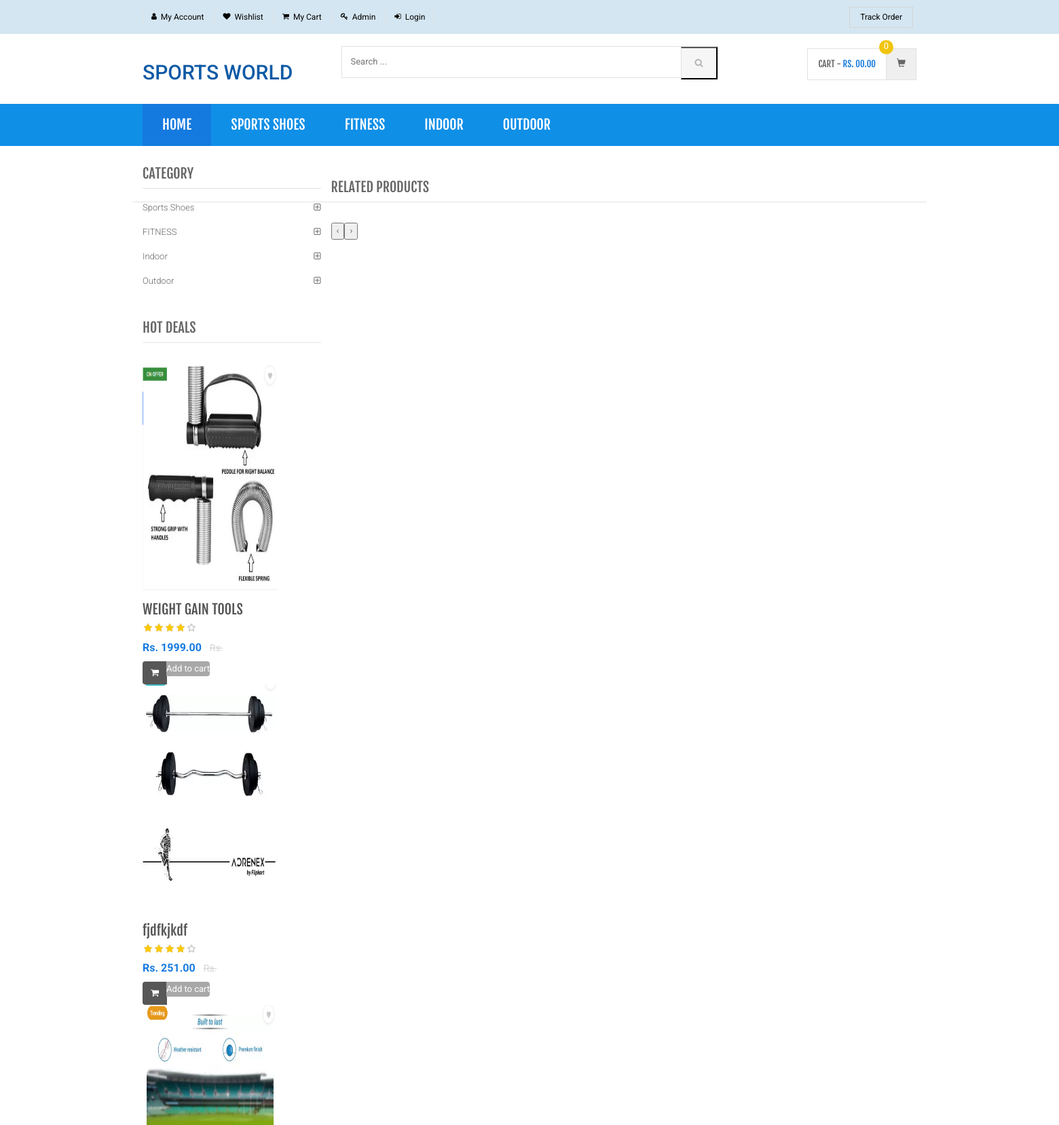
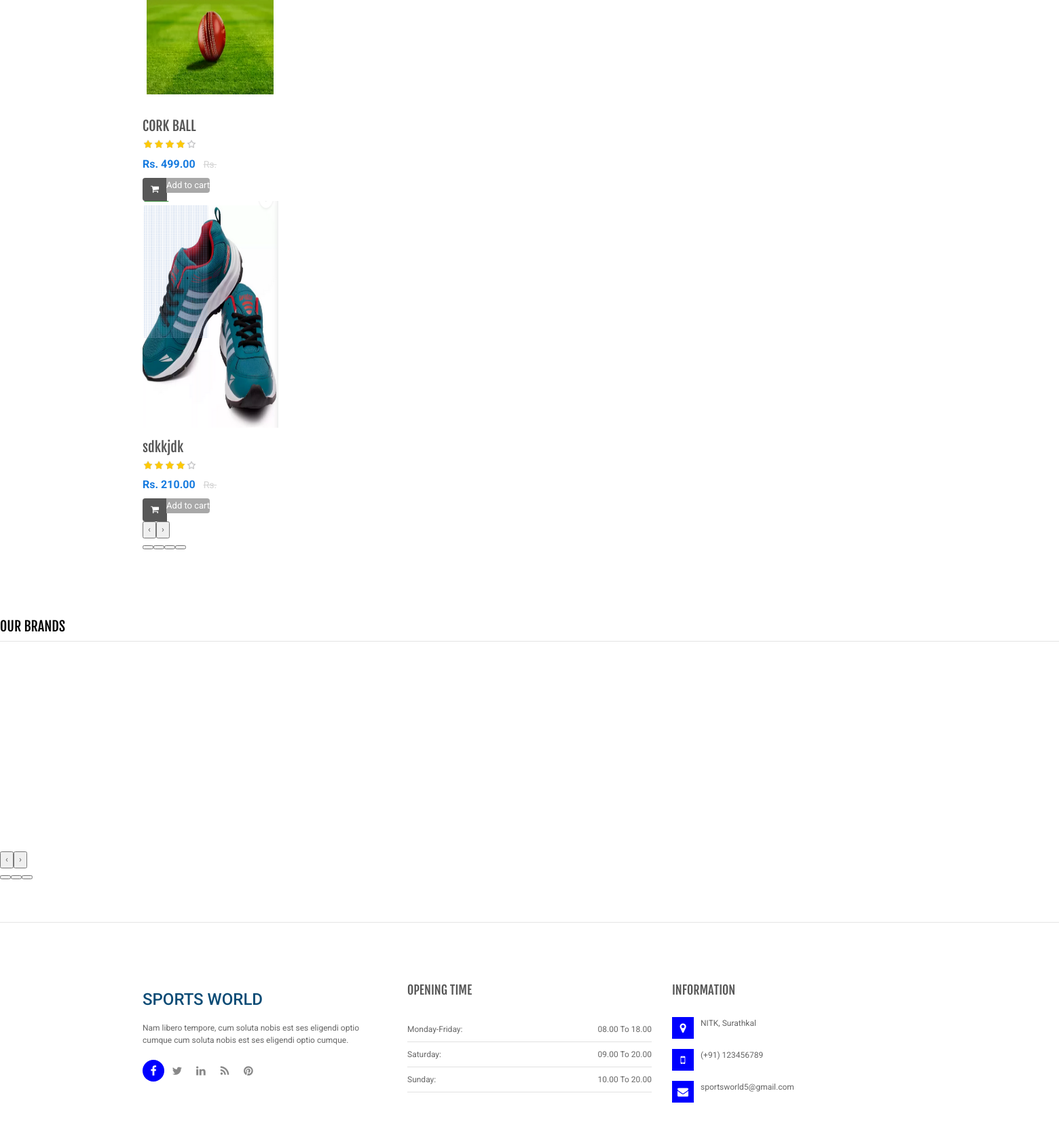
Page /shopping/product-details.php on the committed database (2 pictures, top to bottom).
### tables this page shows
CREATE TABLE `category` (
  `id` int(11) NOT NULL,
  `categoryName` varchar(255) DEFAULT NULL,
  `categoryDescription` longtext DEFAULT NULL,
  `creationDate` timestamp NOT NULL DEFAULT current_timestamp(),
  `updationDate` varchar(255) DEFAULT NULL
);

CREATE TABLE `productimg` (
  `id` int(11) NOT NULL,
  `productImage1` varchar(255) DEFAULT NULL,
  `productImage2` varchar(255) DEFAULT NULL,
  `productImage3` varchar(255) DEFAULT NULL
);

CREATE TABLE `products` (
  `id` int(11) NOT NULL,
  `category` int(11) NOT NULL,
  `subCategory` int(11) DEFAULT NULL,
  `productName` varchar(255) DEFAULT NULL,
  `productCompany` varchar(255) DEFAULT NULL,
  `productPrice` int(11) DEFAULT NULL,
  `productPriceBeforeDiscount` int(11) DEFAULT NULL,
  `productDescription` longtext DEFAULT NULL,
  `shippingCharge` int(11) DEFAULT NULL,
  `productAvailability` varchar(255) DEFAULT NULL,
  `postingDate` timestamp NULL DEFAULT current_timestamp(),
  `updationDate` varchar(255) DEFAULT NULL
);

### shopping/product-details.php (the view, shortened to what this page needs)
<?php
include('includes/config.php');
?>
<!DOCTYPE html>
<html lang="en">
<head>
	<link rel="stylesheet" href="https://cdnjs.cloudflare.com/ajax/libs/twitter-bootstrap/3.2.0/css/bootstrap.min.css">
	<link rel="stylesheet" href="assets/css/main.css">
	<link rel="stylesheet" href="assets/css/green.css">
	<link rel="stylesheet" href="https://cdnjs.cloudflare.com/ajax/libs/owl-carousel/1.3.3/owl.carousel.css">
	<link rel="stylesheet" href="https://cdnjs.cloudflare.com/ajax/libs/owl-carousel/1.3.2/owl.transitions.css">
	<link href="assets/css/lightbox.css" rel="stylesheet">
	<link rel="stylesheet" href="assets/css/animate.min.css">
	<link rel="stylesheet" href="assets/css/rateit.css">
	<link rel="stylesheet" href="https://cdnjs.cloudflare.com/ajax/libs/bootstrap-select/1.6.2/css/bootstrap-select.min.css">
	<link rel="stylesheet" href="assets/css/config.css">
	<link href="assets/css/green.css" rel="alternate stylesheet" title="Green color">
	<link href="assets/css/blue.css" rel="alternate stylesheet" title="Blue color">
	<link href="assets/css/red.css" rel="alternate stylesheet" title="Red color">
	<link href="assets/css/orange.css" rel="alternate stylesheet" title="Orange color">
	<link href="assets/css/dark-green.css" rel="alternate stylesheet" title="Darkgreen color">
	<link rel="stylesheet" href="https://cdnjs.cloudflare.com/ajax/libs/font-awesome/4.2.0/css/font-awesome.min.css">
</head>
<body class="cnt-home">
	<header class="header-style-1">
		<?php include('includes/top-header.php'); ?>
		<?php include('includes/main-header.php'); ?>
		<?php include('includes/menu-bar.php'); ?>
	</header>
	<div class="body-content outer-top-xs">
		<div class='container'>
			<div class='row single-product outer-bottom-sm '>
				<div class='col-md-3 sidebar'>
					<div class="sidebar-module-container">
						<div class="sidebar-widget outer-bottom-xs wow fadeInUp">
							<h3 class="section-title">Category</h3>
							<div class="sidebar-widget-body m-t-10">
								<div class="accordion">
									<?php $sql = mysqli_query($con, "select id,categoryName  from category");
									while ($row = mysqli_fetch_array($sql)) {
										?>
										<div class="accordion-group">
											<div class="accordion-heading">
												<a href="category.php?cid=<?php echo $row['id']; ?>" class="accordion-toggle collapsed">
													<?php echo $row['categoryName']; ?>
												</a>
											</div>
										</div>
									<?php } ?>
								</div>
							</div>
						</div>
						<div class="sidebar-widget hot-deals wow fadeInUp">
							<h3 class="section-title">hot deals</h3>
							<div class="owl-carousel sidebar-carousel custom-carousel owl-theme outer-top-xs">
								<?php
								$ret = mysqli_query($con, "select * from products natural join productimg order by rand() limit 4 ");
								while ($rws = mysqli_fetch_array($ret)) {
									?>
									<div class="item">
										<div class="products">
											<div class="hot-deal-wrapper">
												<div class="image">
													<img src="admin/attachments/<?php echo htmlentities($rws['productImage1']); ?>" width="200" height="334" alt="">
												</div>
											</div>
											<div class="product-info text-left m-t-20">
												<h3 class="name"><a href="product-details.php?pid=<?php echo htmlentities($rws['id']); ?>"><?php echo htmlentities($rws['productName']); ?></a></h3>
												<div class="rating rateit-small"></div>
												<div class="product-price">
													<span class="price">
														Rs. <?php echo htmlentities($rws['productPrice']); ?>.00
													</span>
													<span class="price-before-discount">Rs.<?php echo htmlentities($row['productPriceBeforeDiscount']); ?></span>
												</div>
											</div>
											<div class="cart clearfix animate-effect">
												<div class="action">
													<div class="add-cart-button btn-group">
														<button class="btn btn-primary icon" data-toggle="dropdown" type="button">
															<i class="fa fa-shopping-cart"></i>
														</button>
														<a href="product-details.php?pid=<?php echo htmlentities($rws['id']); ?>" class="lnk btn btn-primary">Add to cart</a>
													</div>
												</div>
											</div>
										</div>
									</div>
								<?php } ?>
							</div>
						</div>
					</div>
				</div>
	<section class="section featured-product wow fadeInUp">
		<h3 class="section-title">Related Products </h3>
		<div class="owl-carousel home-owl-carousel upsell-product custom-carousel owl-theme outer-top-xs">
		</div>
	</section>
	</div>
	</div>
	<?php include('includes/brands-slider.php'); ?>
	</div>
	<?php include('includes/footer.php'); ?>
</body>
</html>

### shopping/includes/menu-bar.php (shortened to what this page needs)
<div class="header-nav animate-dropdown" style="background:#108FE7;">
    <div class="container">
        <div class="yamm navbar navbar-default" role="navigation">
            <div class="nav-bg-class">
                <div class="navbar-collapse collapse" id="mc-horizontal-menu-collapse">
                    <div class="nav-outer">
                        <ul class="nav navbar-nav">
                            <li class="active dropdown yamm-fw">
                                <a href="index.php" data-hover="dropdown" class="dropdown-toggle">Home</a>
                            </li>
                            <?php $sql = mysqli_query($con, "select id,categoryName  from category limit 6");
                            while ($row = mysqli_fetch_array($sql)) {
                                ?>
                                <li class="dropdown yamm">
                                    <a href="category.php?cid=<?php echo $row['id']; ?>"> <?php echo $row['categoryName']; ?></a>
                                </li>
                            <?php } ?>
                        </ul>
                        <div class="clearfix"></div>
                    </div>
                </div>
            </div>
        </div>
    </div>
</div>

### shopping/assets/css/green.css (style rules this page uses)
a { color: #157ADF; }
.header-style-1 .header-nav { background: #157ADF; }
.cnt-home .header-style-1 .header-nav .navbar .navbar-nav > li.active { background: #157ADF; }
.hot-deals .product-info .product-price .price { color: #157ADF; }
.sidebar .sidebar-module-container .sidebar-widget .sidebar-widget-body .accordion .accordion-group .accordion-heading .accordion-toggle, .sidebar .sidebar-module-container .sidebar-widget .sidebar-widget-body .accordion .accordion-group .accordion-heading .accordion-toggle:hover, .sidebar .sidebar-module-container .sidebar-widget .sidebar-widget-body .accordion .accordion-group .accordion-heading .accordion-toggle:focus, .sidebar .sidebar-module-container .sidebar-widget .sidebar-widget-body .accordion .accordion-group .accordion-heading .accordion-toggle:after { color: #157ADF; }

### shopping/assets/css/lightbox.css (style rules this page uses)
body:after { content: url(../images/close.png) url(../images/loading.gif) url(../images/prev.png) url(../images/next.png); display: none; }

### shopping/assets/css/rateit.css (style rules this page uses)
.rateit { display: -moz-inline-box; display: inline-block; position: relative; -webkit-user-select: none; -khtml-user-select: none; -moz-user-select: none; -o-user-select: none; -ms-user-select: none; user-select: none; -webkit-touch-callout: none; }

### shopping/assets/css/blue.css (style rules this page uses)
a { color: #3498db; }
.header-style-1 .header-nav { background: #3498db; }
.cnt-home .header-style-1 .header-nav .navbar .navbar-nav > li.active { background: #1d6ca1; }
.hot-deals .product-info .product-price .price { color: #3498db; }
.sidebar .sidebar-module-container .sidebar-widget .sidebar-widget-body .accordion .accordion-group .accordion-heading .accordion-toggle, .sidebar .sidebar-module-container .sidebar-widget .sidebar-widget-body .accordion .accordion-group .accordion-heading .accordion-toggle:hover, .sidebar .sidebar-module-container .sidebar-widget .sidebar-widget-body .accordion .accordion-group .accordion-heading .accordion-toggle:focus, .sidebar .sidebar-module-container .sidebar-widget .sidebar-widget-body .accordion .accordion-group .accordion-heading .accordion-toggle:after { color: #3498db; }

### shopping/assets/css/red.css (style rules this page uses)
a { color: #ff6c6c; }
.header-style-1 .header-nav { background: #ff6c6c; }
.cnt-home .header-style-1 .header-nav .navbar .navbar-nav > li.active { background: #ff1a1a; }
.hot-deals .product-info .product-price .price { color: #ff6c6c; }
.sidebar .sidebar-module-container .sidebar-widget .sidebar-widget-body .accordion .accordion-group .accordion-heading .accordion-toggle, .sidebar .sidebar-module-container .sidebar-widget .sidebar-widget-body .accordion .accordion-group .accordion-heading .accordion-toggle:hover, .sidebar .sidebar-module-container .sidebar-widget .sidebar-widget-body .accordion .accordion-group .accordion-heading .accordion-toggle:focus, .sidebar .sidebar-module-container .sidebar-widget .sidebar-widget-body .accordion .accordion-group .accordion-heading .accordion-toggle:after { color: #ff6c6c; }

### shopping/assets/css/orange.css (style rules this page uses)
a { color: #f39c12; }
.header-style-1 .header-nav { background: #f39c12; }
.cnt-home .header-style-1 .header-nav .navbar .navbar-nav > li.active { background: #ab6c09; }
.hot-deals .product-info .product-price .price { color: #f39c12; }
.sidebar .sidebar-module-container .sidebar-widget .sidebar-widget-body .accordion .accordion-group .accordion-heading .accordion-toggle, .sidebar .sidebar-module-container .sidebar-widget .sidebar-widget-body .accordion .accordion-group .accordion-heading .accordion-toggle:hover, .sidebar .sidebar-module-container .sidebar-widget .sidebar-widget-body .accordion .accordion-group .accordion-heading .accordion-toggle:focus, .sidebar .sidebar-module-container .sidebar-widget .sidebar-widget-body .accordion .accordion-group .accordion-heading .accordion-toggle:after { color: #f39c12; }

### rows in the picture
category: categoryName "SPORTS SHOES", categoryName "Sports Shoes"
category: categoryName "FITNESS"
category: categoryName "INDOOR", categoryName "Indoor"
category: categoryName "OUTDOOR", categoryName "Outdoor"
productimg: productImage1 (picture), id.productName "WEIGHT GAIN TOOLS", id.productPrice "1999"
productimg: productImage1 (picture), id.productName "fjdfkjkdf", id.productPrice "251"
productimg: productImage1 (picture), id.productName "CORK BALL", id.productPrice "499"
productimg: productImage1 (picture), id.productName "sdkkjdk", id.productPrice "210"
